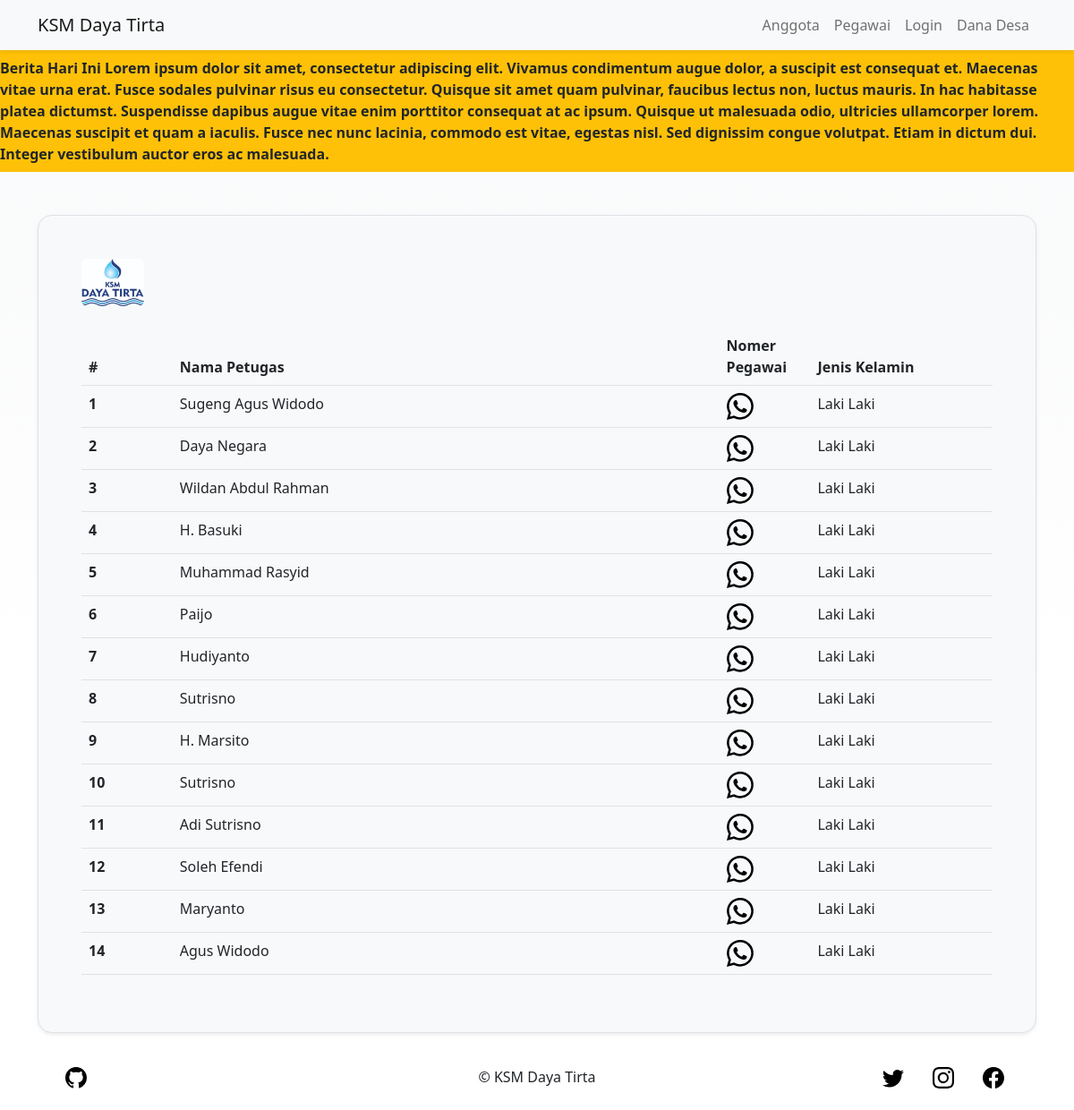
Screenshot of /pegawai/index.php with the database file from the repository.
### tables this page shows
CREATE TABLE `informasi` (
  `id_informasi` int(11) NOT NULL,
  `isi_informasi` text NOT NULL,
  `status` tinyint(1) NOT NULL
);

CREATE TABLE `pegawai` (
  `id_pegawai` int(11) NOT NULL,
  `nama_pegawai` varchar(20) NOT NULL,
  `nomer_pegawai` varchar(13) NOT NULL,
  `jenis_kelamin` enum('lk','pr') NOT NULL,
  `role` enum('petugas','admin') NOT NULL,
  `kode` varchar(11) DEFAULT NULL
);

### pegawai/index.php (the view, shortened to what this page needs)
<?php
include '../koneksi.php';
$query = "SELECT * FROM Pegawai";
$exec = mysqli_query($conn, $query);
$data = mysqli_fetch_all($exec, MYSQLI_ASSOC);
$queryselectinformasi = "SELECT * FROM informasi WHERE status = 1";
$execinformasi = mysqli_query($conn, $queryselectinformasi);
$datainformasi = mysqli_fetch_all($execinformasi, MYSQLI_ASSOC);
?>
<!doctype html>
<html lang="en">
<head>
  <link href="https://cdn.jsdelivr.net/npm/bootstrap@5.2.0-beta1/dist/css/bootstrap.min.css" rel="stylesheet">
</head>
<body>
  <nav class="navbar sticky-top navbar-expand-sm shadow-sm bg-light">
    <div class="container">
      <a class="navbar-brand" href="../">KSM Daya Tirta</a>
      <div class="collapse navbar-collapse justify-content-end" id="navbarNav">
        <ul class="navbar-nav">
          <li class="nav-item">
            <a class="nav-link" href="../anggota">Anggota</a>
          </li>
          <li class="nav-item">
            <a class="nav-link" href="../pegawai">Pegawai</a>
          </li>
          <?php if (isset($_SESSION['login'])) : ?>
            <li class="nav-item dropdown">
              <a class="nav-link dropdown-toggle" href="#" role="button" data-bs-toggle="dropdown" aria-expanded="false">
                <?= (isset($_SESSION['nama'])) ? $_SESSION['nama'] : 'Fitur Pegawai' ?>
              </a>
              <ul class="dropdown-menu dropdown-menu-dark">
                <li><a class="dropdown-item" href="../pegawai?logout">Logout</a></li>
                <li><a class="dropdown-item" href="pembayaran.php">Pembayaran PDAM</a></li>
                <li><a class="dropdown-item" href="../pegawai/dataanggota.php">Data Anggota</a></li>
                <li><a class="dropdown-item" href="../pegawai/pembayaran.php?laporan">Laporan Pembayaran</a></li>
              </ul>
            </li>
          <?php else : ?>
            <li class="nav-item">
              <a class="nav-link" href="../pegawai?login=show">Login</a>
            </li>
          <?php endif ?>
          <li class="nav-item">
            <a class="nav-link" href="danadesa.php">Dana Desa</a>
          </li>
        </ul>
      </div>
    </div>
  </nav>
  <div class="col-12 bg-warning fw-bold py-2">
    <marquee>Berita Hari Ini <?= $datainformasi[0]['isi_informasi'] ?></marquee>
  </div>
  <?php if (!isset($_GET['login']) && !isset($_GET['editpegawai']) && !isset($_GET['editanggota']) && !isset($_GET['tambahpegawai']) && !isset($_GET['tambahanggota'])) { ?>
    <div class="container-sm mx-auto">
      <div class="col-12 mt-5">
        <div class="h-75 p-5 bg-light border rounded-4 shadow-sm">
          <div class="text-center mb-4 d-flex justify-content-between">
            <img src="../assets/logo.jpeg" width="70px" class="rounded" alt="LOGO KSM">
          </div>
          <div class="table-responsive text-center ">
            <table class="table text-start">
              <thead>
                <tr>
                  <th class="col-1">#</th>
                  <th class="col-6">Nama Petugas</th>
                  <th class="col-1">Nomer Pegawai</th>
                  <th class="col-2">Jenis Kelamin</th>
                </tr>
              </thead>
              <tbody>
                <?php if ($data != null) : ?>
                  <?php $no = 0 ?>
                  <?php foreach ($data as $p) { ?>
                    <?php $no++ ?>
                    <tr>
                      <th scope="row"><?= $no ?></th>
                      <td><?= $p['nama_pegawai'] ?></td>
                      <td>
                        <a class="text-success" target="_blank" href="https://wa.me/6262<?= $p['nomer_pegawai'] ?>"><svg class="bi" width="30" height="30">
                            <use xlink:href="#wa" />
                          </svg></a>
                      </td>
                      <td><?= ($p['jenis_kelamin'] == 'lk') ? "Laki Laki" : "Perempuan"; ?></td>
                    </tr>
                  <?php } ?>
                <?php else : ?>
                  <tr>
                    <th colspan="5" class="text-center h1">Data Tidak Dapat ditemukan</th>
                  </tr>
                <?php endif ?>
              </tbody>
            </table>
          </div>
        </div>
      </div>
    </div>
  <?php } ?>
  <div class="container">
    <div class="sticky-bottom">
      <footer class="d-flex flex-wrap justify-content-center align-items-center p-4 m-1">
        <div class="col-12 col-md-4 mt-2 mt-md-2 d-flex justify-content-center justify-content-md-start align-items-center">
          <a href="https://github.com/ArRahmaan17/" class="text-muted text-decoration-none">
            <svg class="bi" width="30" height="24">
              <use xlink:href="#github" />
            </svg>
          </a>
        </div>
        <div class="text-center col-md-4 col-sm-12 mt-2 mt-md-2">
          &#169; KSM Daya Tirta
        </div>
        <ul class="nav col-12 col-md-4 mt-2 mt-md-2 justify-content-center justify-content-md-end list-unstyled d-flex">
          <li class="ms-3">
            <a class="mx-2 mb-md-0 text-muted" href="#">
              <svg class="bi" width="24" height="24">
                <use xlink:href="#twitter" />
              </svg>
            </a>
          </li>
          <li class="ms-3">
            <a class="mx-2 mb-md-0 text-muted" href="#"><svg class="bi" width="24" height="24">
                <use xlink:href="#instagram" />
              </svg>
            </a>
          </li>
          <li class="ms-3">
            <a class="mx-2 mb-md-0 text-muted" href="#"><svg class="bi" width="24" height="24">
                <use xlink:href="#facebook" />
              </svg>
            </a>
          </li>
        </ul>
      </footer>
    </div>
  </div>
</body>
</html>

### pegawai/index.php (style rules this page uses)
body { height: 95vh; background-image: linear-gradient(#F8F9FA, #fff); background-size: auto; background-repeat: no-repeat; }

### rows the page displays
informasi: isi_informasi "Lorem ipsum dolor sit amet, consectetur adipiscing elit. Vivamus condimentum augue dolor, a suscipit est consequat et. Maecenas vitae urna erat. Fusce sodales pulvinar risus eu consectetur. Quisque sit amet quam pulvinar, faucibus lectus non, luctus mauris. In hac habitasse platea dictumst. Suspendisse dapibus augue vitae enim porttitor consequat at ac ipsum. Quisque ut malesuada odio, ultricies ullamcorper lorem. Maecenas suscipit et quam a iaculis. Fusce nec nunc lacinia, commodo est vitae, egestas nisl. Sed dignissim congue volutpat. Etiam in dictum dui. Integer vestibulum auctor eros ac malesuada."
pegawai: nama_pegawai "Sugeng Agus Widodo", jenis_kelamin "Laki Laki"
pegawai: nama_pegawai "Daya Negara", jenis_kelamin "Laki Laki"
pegawai: nama_pegawai "Wildan Abdul Rahman", jenis_kelamin "Laki Laki"
pegawai: nama_pegawai "H. Basuki", jenis_kelamin "Laki Laki"
pegawai: nama_pegawai "Muhammad Rasyid", jenis_kelamin "Laki Laki"
pegawai: nama_pegawai "Paijo", jenis_kelamin "Laki Laki"
pegawai: nama_pegawai "Hudiyanto", jenis_kelamin "Laki Laki"
pegawai: nama_pegawai "Sutrisno", jenis_kelamin "Laki Laki"
pegawai: nama_pegawai "H. Marsito", jenis_kelamin "Laki Laki"
pegawai: nama_pegawai "Sutrisno", jenis_kelamin "Laki Laki"
pegawai: nama_pegawai "Adi Sutrisno", jenis_kelamin "Laki Laki"
pegawai: nama_pegawai "Soleh Efendi", jenis_kelamin "Laki Laki"
pegawai: nama_pegawai "Maryanto", jenis_kelamin "Laki Laki"
pegawai: nama_pegawai "Agus Widodo", jenis_kelamin "Laki Laki"
